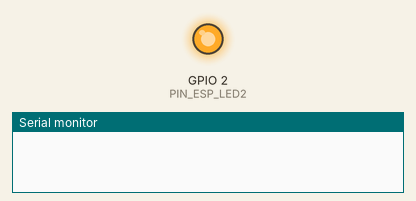
A program run on a simulated ESP32. On the bench: output pins drawn as LEDs (lit = HIGH), the last lines printed to the serial monitor. WiFi joins after 1.5 s; servers stay silent unless stated; no MQTT or app messages arrive unless stated.

Above: at 0.1 s.
At 1.1 s:
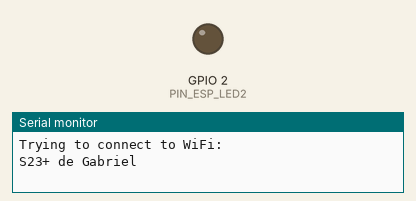
Timing chart, 0 to 2.6 s (numbered marks = the images above):
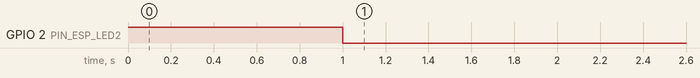

The program:

main.cpp
```cpp
#include <arduino.h>
#include <PubSubClient.h>
#include "WifiHandler.cpp"

// Pin outs =======================================================
#define PIN_ESP_LED2 2

// WiFi setup =====================================================
const char *SSID = "S23+ de Gabriel";
const char *PASSWORD = "12345678";
WifiHandler WIFI(SSID, PASSWORD);
WiFiClient wifiClient;
// Broker setup ===================================================
PubSubClient MQTT(wifiClient);
const char *MQTT_ID = "dc7745de-0834-4c36-9860-a831468121fd";
const char *BROKER_MQTT = "test.mosquitto.org";
const uint16_t BROKER_PORT = 1883;
// Subscribe topics ===============================================
const char *SUBSCRIBE_TOPIC_ = "";
// Publish topics =================================================
const char *PUBLISH_TOPIC_ = "PucMinas_IoT1_TI_G4_T_Teste";

// Functions Declaration =========================================
void MqttCallback(char *topic, byte *payload, unsigned int length);
void BrokerKeepAlive();

void setup()
{
  Serial.begin(115200);

  // pinModes
  pinMode(PIN_ESP_LED2, OUTPUT);

  MQTT.setServer(BROKER_MQTT, BROKER_PORT);
  MQTT.setCallback(MqttCallback);

  digitalWrite(PIN_ESP_LED2, HIGH);
  delay(1000);
  digitalWrite(PIN_ESP_LED2, LOW);
}

void loop()
{
  BrokerKeepAlive();

  char test[10] = "test";

  MQTT.publish(PUBLISH_TOPIC_, test);

  Serial.println(test);

  delay(2000);
}

void MqttCallback(char *topic, byte *payload, unsigned int length)
{
  // String msg;
  // String ele = "L";

  // /* obtem a string do payload recebido */
  // for (int i = 0; i < length; i++)
  // {
  //   char c = (char)payload[i];
  //   msg += c;
  // }

  // Serial.print("Chegou a seguinte string via MQTT: ");
  // Serial.println(msg);
  // /* toma ação dependendo da string recebida */
  // // if(msg.equals("L")
  // if (msg[0] == 'L')
  // {
  //   digitalWrite(PIN_ESP_LED2, HIGH);
  //   Serial.println("LED aceso mediante comando MQTT");
  // }
  // else
  //   // if (msg.equals("D"))
  //   if (msg[0] == 'D')
  //   {
  //     digitalWrite(PIN_ESP_LED2, LOW);
  //     Serial.println("LED apagado mediante comando MQTT");
  //   }
  //   else
  //     Serial.println("Não identificou comando MQTT");
}

void BrokerKeepAlive()
{
  while(!WIFI.IsConnected())
  {
    WIFI.Connect();
  }

  while (!MQTT.connected())
  {
    Serial.print("Connecting to MQTT Broker: ");
    Serial.println(BROKER_MQTT);

    if (MQTT.connect(MQTT_ID))
    {
      Serial.println("Connected!");
    }
    else
    {
      Serial.println("Fail in connection. Trying again in 2s...");
      delay(2000);
    }
  }

  MQTT.loop();
}
```

WifiHandler.cpp
```cpp
#include <WiFi.h>

class WifiHandler
{
private:
const char* SSID;
const char* Password;

public:
    WifiHandler(const char* ssid, const char* password) : SSID(ssid), Password(password){};
    ~WifiHandler(){};

    boolean IsConnected()
    {
        if (WiFi.status() == WL_CONNECTED)
            return 1;
        else
            return 0;
    }

    void Connect(void)
    {
        if (IsConnected())
            return;

        WiFi.begin(SSID, Password);

        Serial.println("Trying to connect to WiFi:");
        Serial.println(SSID);

        while (WiFi.status() != WL_CONNECTED)
        {
            delay(300);
            Serial.print(".");
        }

        Serial.println("Connected!");
    }
};
```
